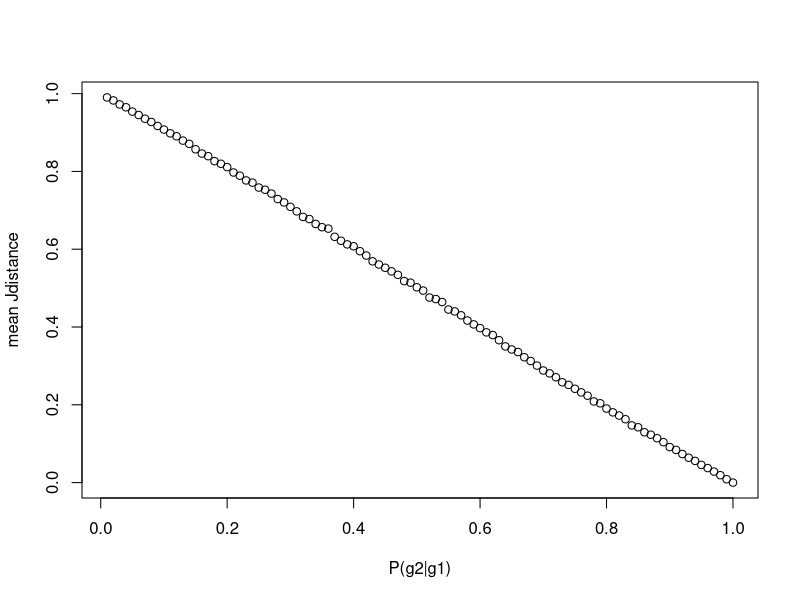

The R source for this figure:

p1 <- 0.8

# probability of g2 | g1


jdistance <- function(p2) {

  J <- vector()
  for (sim in 1:10000) {
    g1 <- rbinom(5,size=1,prob=p1)
    g2 <- g1 * rbinom(5,size=1,prob=p2)
    # Jaccard distance
    J[sim] <- 1- (sum(g1 & g2))/sum(g1 | g2)
  }
  J <- round(J,1)
  table(J)
  return(mean(J,na.rm=T))
}

JS <- vector()
counter <- 0

for (p2 in seq(0.01,1,length.out = 100)) {
  counter <- counter+ 1
  JS[counter] <- jdistance(p2)
}
par(mfrow=c(1,1))
plot(JS~seq(0.01,1,length.out = 100),
     ylab='mean Jdistance',
     xlab='P(g2|g1)')
